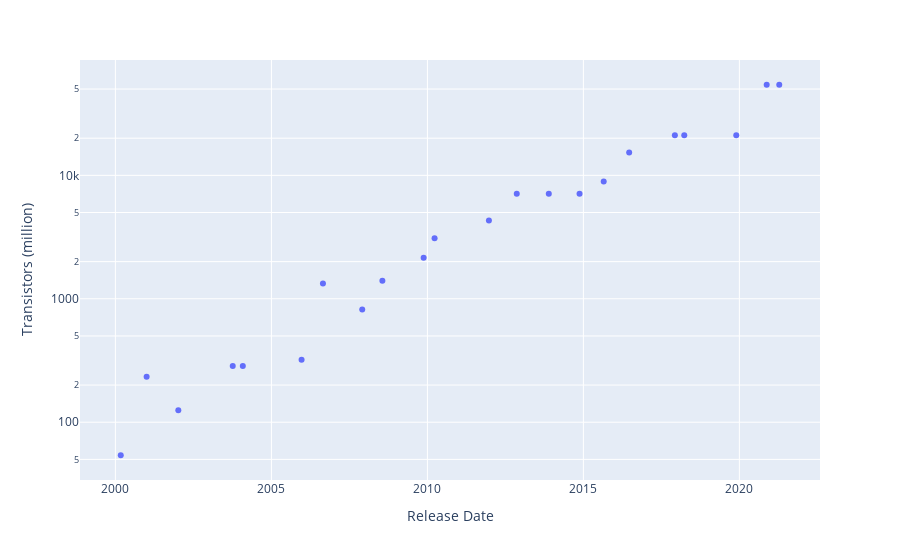

The cell this chart's notebook holds for it:
### Code cell
fig = px.scatter(max_per_year, x='Release Date', y='Transistors (million)', log_y=True)
fig

### Figure 1 — Plotly figure (JSON) as saved in the notebook; plotly's stock layout.template omitted (floating-point values rounded to 4 significant figures)
{"data": [{"hovertemplate": "Release Date=%{x}<br>Transistors (million)=%{y}<extra></extra>", "legendgroup": "", "marker": {"color": "#636efa", "symbol": "circle"}, "mode": "markers", "name": "", "orientation": "v", "showlegend": false, "type": "scatter", "x": ["2000-03-04", "2001-01-01", "2002-01-07", "2003-10-06", "2004-02-01", "2005-12-20", "2006-08-27", "2007-11-30", "2008-07-23", "2009-11-18", "2010-03-26", "2011-12-22", "2012-11-12", "2013-11-22", "2014-11-17", "2015-08-27", "2016-06-20", "2017-12-07", "2018-03-27", "2019-11-26", "2020-11-16", "2021-04-12"], "xaxis": "x", "y": [54, 233, 125, 286, 286, 321, 1328, 820, 1400, 2154, 3100, 4313, 7080, 7080, 7100, 8900, 15300, 21100, 21100, 21100, 54200, 54200], "yaxis": "y"}], "layout": {"autosize": true, "legend": {"tracegroupgap": 0}, "margin": {"t": 60}, "xaxis": {"anchor": "y", "autorange": true, "domain": [0, 1], "range": ["1998-11-23 15:50:11.3047", "2022-07-22 08:09:48.6953"], "title": {"text": "Release Date"}, "type": "date"}, "yaxis": {"anchor": "x", "autorange": true, "domain": [0, 1], "range": [1.5, 4.966], "title": {"text": "Transistors (million)"}, "type": "log"}}}
